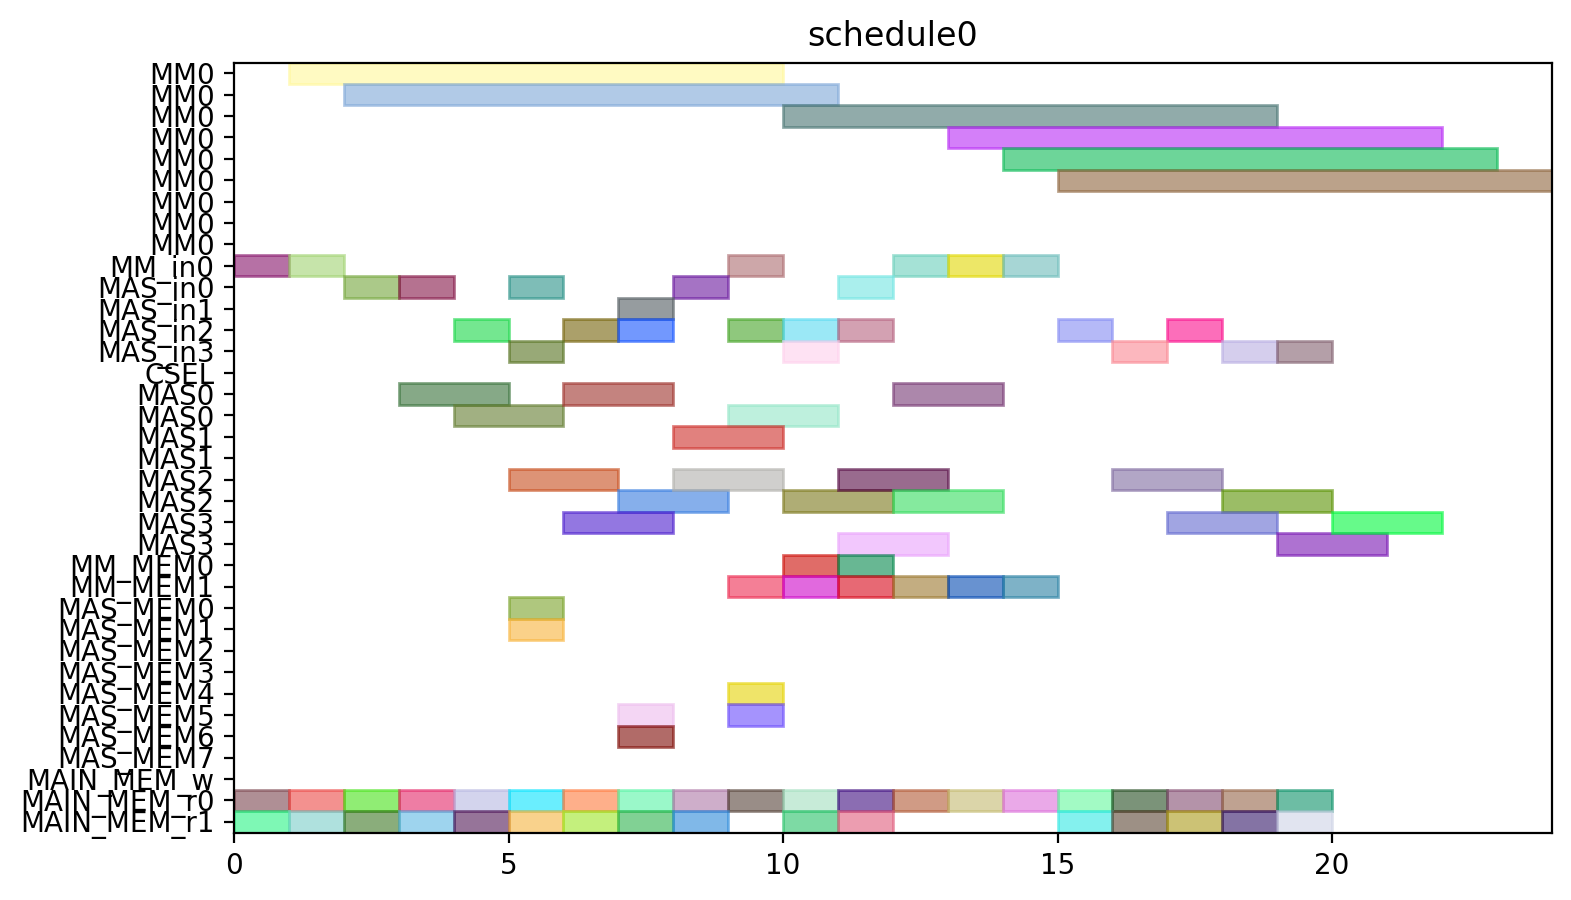

Here is the Python script that generated this plot:
from pyschedule import Scenario, solvers, plotters, alt


def solve():
	horizon = 120
	S = Scenario("schedule0", horizon=horizon)

	# resource
	MM = S.Resources('MM', num=1, size=9)
	MM_in = S.Resources('MM_in', num=1)
	MAS_in = S.Resources('MAS_in', num=4)
	CSEL = S.Resource('CSEL')
	MAS = S.Resources('MAS', num=4, size=2, periods=range(1, horizon))
	MM_MEM = S.Resources('MM_MEM', num=2)
	MAS_MEM = S.Resources('MAS_MEM', num=8)
	MAIN_MEM_w = S.Resource('MAIN_MEM_w', size=1)
	MAIN_MEM_r = S.Resources('MAIN_MEM_r', num=2)

	# result of previous scheduling

	# new tasks
	c_qinv_denom_inv0 = S.Task('c_qinv_denom_inv0', length=9, delay_cost=1)
	c_qinv_denom_inv0 += alt(MM)
	c_qinv_denom_inv0_in = S.Task('c_qinv_denom_inv0_in', length=1, delay_cost=1)
	c_qinv_denom_inv0_in += alt(MM_in)
	S += c_qinv_denom_inv0_in*MM_in[0]<=c_qinv_denom_inv0*MM[0]
	c_qinv_denom_inv0_mem0 = S.Task('c_qinv_denom_inv0_mem0', length=1, delay_cost=1)
	c_qinv_denom_inv0_mem0 += MAIN_MEM_r[0]
	S += c_qinv_denom_inv0_mem0 <= c_qinv_denom_inv0

	c_qinv_denom_inv0_mem1 = S.Task('c_qinv_denom_inv0_mem1', length=1, delay_cost=1)
	c_qinv_denom_inv0_mem1 += MAIN_MEM_r[1]
	S += c_qinv_denom_inv0_mem1 <= c_qinv_denom_inv0

	c_qinv_denom_inv1_ = S.Task('c_qinv_denom_inv1_', length=9, delay_cost=1)
	c_qinv_denom_inv1_ += alt(MM)
	c_qinv_denom_inv1__in = S.Task('c_qinv_denom_inv1__in', length=1, delay_cost=1)
	c_qinv_denom_inv1__in += alt(MM_in)
	S += c_qinv_denom_inv1__in*MM_in[0]<=c_qinv_denom_inv1_*MM[0]
	c_qinv_denom_inv1__mem0 = S.Task('c_qinv_denom_inv1__mem0', length=1, delay_cost=1)
	c_qinv_denom_inv1__mem0 += MAIN_MEM_r[0]
	S += c_qinv_denom_inv1__mem0 <= c_qinv_denom_inv1_

	c_qinv_denom_inv1__mem1 = S.Task('c_qinv_denom_inv1__mem1', length=1, delay_cost=1)
	c_qinv_denom_inv1__mem1 += MAIN_MEM_r[1]
	S += c_qinv_denom_inv1__mem1 <= c_qinv_denom_inv1_

	c_qinv0_t2 = S.Task('c_qinv0_t2', length=2, delay_cost=1)
	c_qinv0_t2 += alt(MAS)
	c_qinv0_t2_in = S.Task('c_qinv0_t2_in', length=1, delay_cost=1)
	c_qinv0_t2_in += alt(MAS_in)
	S += c_qinv0_t2_in*MAS_in[0]<=c_qinv0_t2*MAS[0]

	S += c_qinv0_t2_in*MAS_in[1]<=c_qinv0_t2*MAS[1]

	S += c_qinv0_t2_in*MAS_in[2]<=c_qinv0_t2*MAS[2]

	S += c_qinv0_t2_in*MAS_in[3]<=c_qinv0_t2*MAS[3]

	c_qinv0_t2_mem0 = S.Task('c_qinv0_t2_mem0', length=1, delay_cost=1)
	c_qinv0_t2_mem0 += MAIN_MEM_r[0]
	S += c_qinv0_t2_mem0 <= c_qinv0_t2

	c_qinv0_t2_mem1 = S.Task('c_qinv0_t2_mem1', length=1, delay_cost=1)
	c_qinv0_t2_mem1 += MAIN_MEM_r[1]
	S += c_qinv0_t2_mem1 <= c_qinv0_t2

	c_qinv1__t2 = S.Task('c_qinv1__t2', length=2, delay_cost=1)
	c_qinv1__t2 += alt(MAS)
	c_qinv1__t2_in = S.Task('c_qinv1__t2_in', length=1, delay_cost=1)
	c_qinv1__t2_in += alt(MAS_in)
	S += c_qinv1__t2_in*MAS_in[0]<=c_qinv1__t2*MAS[0]

	S += c_qinv1__t2_in*MAS_in[1]<=c_qinv1__t2*MAS[1]

	S += c_qinv1__t2_in*MAS_in[2]<=c_qinv1__t2*MAS[2]

	S += c_qinv1__t2_in*MAS_in[3]<=c_qinv1__t2*MAS[3]

	c_qinv1__t2_mem0 = S.Task('c_qinv1__t2_mem0', length=1, delay_cost=1)
	c_qinv1__t2_mem0 += MAIN_MEM_r[0]
	S += c_qinv1__t2_mem0 <= c_qinv1__t2

	c_qinv1__t2_mem1 = S.Task('c_qinv1__t2_mem1', length=1, delay_cost=1)
	c_qinv1__t2_mem1 += MAIN_MEM_r[1]
	S += c_qinv1__t2_mem1 <= c_qinv1__t2

	c0_t0_t2 = S.Task('c0_t0_t2', length=2, delay_cost=1)
	c0_t0_t2 += alt(MAS)
	c0_t0_t2_in = S.Task('c0_t0_t2_in', length=1, delay_cost=1)
	c0_t0_t2_in += alt(MAS_in)
	S += c0_t0_t2_in*MAS_in[0]<=c0_t0_t2*MAS[0]

	S += c0_t0_t2_in*MAS_in[1]<=c0_t0_t2*MAS[1]

	S += c0_t0_t2_in*MAS_in[2]<=c0_t0_t2*MAS[2]

	S += c0_t0_t2_in*MAS_in[3]<=c0_t0_t2*MAS[3]

	c0_t0_t2_mem0 = S.Task('c0_t0_t2_mem0', length=1, delay_cost=1)
	c0_t0_t2_mem0 += MAIN_MEM_r[0]
	S += c0_t0_t2_mem0 <= c0_t0_t2

	c0_t0_t2_mem1 = S.Task('c0_t0_t2_mem1', length=1, delay_cost=1)
	c0_t0_t2_mem1 += MAIN_MEM_r[1]
	S += c0_t0_t2_mem1 <= c0_t0_t2

	c0_t1_t2 = S.Task('c0_t1_t2', length=2, delay_cost=1)
	c0_t1_t2 += alt(MAS)
	c0_t1_t2_in = S.Task('c0_t1_t2_in', length=1, delay_cost=1)
	c0_t1_t2_in += alt(MAS_in)
	S += c0_t1_t2_in*MAS_in[0]<=c0_t1_t2*MAS[0]

	S += c0_t1_t2_in*MAS_in[1]<=c0_t1_t2*MAS[1]

	S += c0_t1_t2_in*MAS_in[2]<=c0_t1_t2*MAS[2]

	S += c0_t1_t2_in*MAS_in[3]<=c0_t1_t2*MAS[3]

	c0_t1_t2_mem0 = S.Task('c0_t1_t2_mem0', length=1, delay_cost=1)
	c0_t1_t2_mem0 += MAIN_MEM_r[0]
	S += c0_t1_t2_mem0 <= c0_t1_t2

	c0_t1_t2_mem1 = S.Task('c0_t1_t2_mem1', length=1, delay_cost=1)
	c0_t1_t2_mem1 += MAIN_MEM_r[1]
	S += c0_t1_t2_mem1 <= c0_t1_t2

	c0_t20 = S.Task('c0_t20', length=2, delay_cost=1)
	c0_t20 += alt(MAS)
	c0_t20_in = S.Task('c0_t20_in', length=1, delay_cost=1)
	c0_t20_in += alt(MAS_in)
	S += c0_t20_in*MAS_in[0]<=c0_t20*MAS[0]

	S += c0_t20_in*MAS_in[1]<=c0_t20*MAS[1]

	S += c0_t20_in*MAS_in[2]<=c0_t20*MAS[2]

	S += c0_t20_in*MAS_in[3]<=c0_t20*MAS[3]

	c0_t20_mem0 = S.Task('c0_t20_mem0', length=1, delay_cost=1)
	c0_t20_mem0 += MAIN_MEM_r[0]
	S += c0_t20_mem0 <= c0_t20

	c0_t20_mem1 = S.Task('c0_t20_mem1', length=1, delay_cost=1)
	c0_t20_mem1 += MAIN_MEM_r[1]
	S += c0_t20_mem1 <= c0_t20

	c0_t21 = S.Task('c0_t21', length=2, delay_cost=1)
	c0_t21 += alt(MAS)
	c0_t21_in = S.Task('c0_t21_in', length=1, delay_cost=1)
	c0_t21_in += alt(MAS_in)
	S += c0_t21_in*MAS_in[0]<=c0_t21*MAS[0]

	S += c0_t21_in*MAS_in[1]<=c0_t21*MAS[1]

	S += c0_t21_in*MAS_in[2]<=c0_t21*MAS[2]

	S += c0_t21_in*MAS_in[3]<=c0_t21*MAS[3]

	c0_t21_mem0 = S.Task('c0_t21_mem0', length=1, delay_cost=1)
	c0_t21_mem0 += MAIN_MEM_r[0]
	S += c0_t21_mem0 <= c0_t21

	c0_t21_mem1 = S.Task('c0_t21_mem1', length=1, delay_cost=1)
	c0_t21_mem1 += MAIN_MEM_r[1]
	S += c0_t21_mem1 <= c0_t21

	c1_t0_t2 = S.Task('c1_t0_t2', length=2, delay_cost=1)
	c1_t0_t2 += alt(MAS)
	c1_t0_t2_in = S.Task('c1_t0_t2_in', length=1, delay_cost=1)
	c1_t0_t2_in += alt(MAS_in)
	S += c1_t0_t2_in*MAS_in[0]<=c1_t0_t2*MAS[0]

	S += c1_t0_t2_in*MAS_in[1]<=c1_t0_t2*MAS[1]

	S += c1_t0_t2_in*MAS_in[2]<=c1_t0_t2*MAS[2]

	S += c1_t0_t2_in*MAS_in[3]<=c1_t0_t2*MAS[3]

	c1_t0_t2_mem0 = S.Task('c1_t0_t2_mem0', length=1, delay_cost=1)
	c1_t0_t2_mem0 += MAIN_MEM_r[0]
	S += c1_t0_t2_mem0 <= c1_t0_t2

	c1_t0_t2_mem1 = S.Task('c1_t0_t2_mem1', length=1, delay_cost=1)
	c1_t0_t2_mem1 += MAIN_MEM_r[1]
	S += c1_t0_t2_mem1 <= c1_t0_t2

	c1_t1_t2 = S.Task('c1_t1_t2', length=2, delay_cost=1)
	c1_t1_t2 += alt(MAS)
	c1_t1_t2_in = S.Task('c1_t1_t2_in', length=1, delay_cost=1)
	c1_t1_t2_in += alt(MAS_in)
	S += c1_t1_t2_in*MAS_in[0]<=c1_t1_t2*MAS[0]

	S += c1_t1_t2_in*MAS_in[1]<=c1_t1_t2*MAS[1]

	S += c1_t1_t2_in*MAS_in[2]<=c1_t1_t2*MAS[2]

	S += c1_t1_t2_in*MAS_in[3]<=c1_t1_t2*MAS[3]

	c1_t1_t2_mem0 = S.Task('c1_t1_t2_mem0', length=1, delay_cost=1)
	c1_t1_t2_mem0 += MAIN_MEM_r[0]
	S += c1_t1_t2_mem0 <= c1_t1_t2

	c1_t1_t2_mem1 = S.Task('c1_t1_t2_mem1', length=1, delay_cost=1)
	c1_t1_t2_mem1 += MAIN_MEM_r[1]
	S += c1_t1_t2_mem1 <= c1_t1_t2

	c1_t20 = S.Task('c1_t20', length=2, delay_cost=1)
	c1_t20 += alt(MAS)
	c1_t20_in = S.Task('c1_t20_in', length=1, delay_cost=1)
	c1_t20_in += alt(MAS_in)
	S += c1_t20_in*MAS_in[0]<=c1_t20*MAS[0]

	S += c1_t20_in*MAS_in[1]<=c1_t20*MAS[1]

	S += c1_t20_in*MAS_in[2]<=c1_t20*MAS[2]

	S += c1_t20_in*MAS_in[3]<=c1_t20*MAS[3]

	c1_t20_mem0 = S.Task('c1_t20_mem0', length=1, delay_cost=1)
	c1_t20_mem0 += MAIN_MEM_r[0]
	S += c1_t20_mem0 <= c1_t20

	c1_t20_mem1 = S.Task('c1_t20_mem1', length=1, delay_cost=1)
	c1_t20_mem1 += MAIN_MEM_r[1]
	S += c1_t20_mem1 <= c1_t20

	c1_t21 = S.Task('c1_t21', length=2, delay_cost=1)
	c1_t21 += alt(MAS)
	c1_t21_in = S.Task('c1_t21_in', length=1, delay_cost=1)
	c1_t21_in += alt(MAS_in)
	S += c1_t21_in*MAS_in[0]<=c1_t21*MAS[0]

	S += c1_t21_in*MAS_in[1]<=c1_t21*MAS[1]

	S += c1_t21_in*MAS_in[2]<=c1_t21*MAS[2]

	S += c1_t21_in*MAS_in[3]<=c1_t21*MAS[3]

	c1_t21_mem0 = S.Task('c1_t21_mem0', length=1, delay_cost=1)
	c1_t21_mem0 += MAIN_MEM_r[0]
	S += c1_t21_mem0 <= c1_t21

	c1_t21_mem1 = S.Task('c1_t21_mem1', length=1, delay_cost=1)
	c1_t21_mem1 += MAIN_MEM_r[1]
	S += c1_t21_mem1 <= c1_t21

	c2_t0_t2 = S.Task('c2_t0_t2', length=2, delay_cost=1)
	c2_t0_t2 += alt(MAS)
	c2_t0_t2_in = S.Task('c2_t0_t2_in', length=1, delay_cost=1)
	c2_t0_t2_in += alt(MAS_in)
	S += c2_t0_t2_in*MAS_in[0]<=c2_t0_t2*MAS[0]

	S += c2_t0_t2_in*MAS_in[1]<=c2_t0_t2*MAS[1]

	S += c2_t0_t2_in*MAS_in[2]<=c2_t0_t2*MAS[2]

	S += c2_t0_t2_in*MAS_in[3]<=c2_t0_t2*MAS[3]

	c2_t0_t2_mem0 = S.Task('c2_t0_t2_mem0', length=1, delay_cost=1)
	c2_t0_t2_mem0 += MAIN_MEM_r[0]
	S += c2_t0_t2_mem0 <= c2_t0_t2

	c2_t0_t2_mem1 = S.Task('c2_t0_t2_mem1', length=1, delay_cost=1)
	c2_t0_t2_mem1 += MAIN_MEM_r[1]
	S += c2_t0_t2_mem1 <= c2_t0_t2

	c2_t1_t2 = S.Task('c2_t1_t2', length=2, delay_cost=1)
	c2_t1_t2 += alt(MAS)
	c2_t1_t2_in = S.Task('c2_t1_t2_in', length=1, delay_cost=1)
	c2_t1_t2_in += alt(MAS_in)
	S += c2_t1_t2_in*MAS_in[0]<=c2_t1_t2*MAS[0]

	S += c2_t1_t2_in*MAS_in[1]<=c2_t1_t2*MAS[1]

	S += c2_t1_t2_in*MAS_in[2]<=c2_t1_t2*MAS[2]

	S += c2_t1_t2_in*MAS_in[3]<=c2_t1_t2*MAS[3]

	c2_t1_t2_mem0 = S.Task('c2_t1_t2_mem0', length=1, delay_cost=1)
	c2_t1_t2_mem0 += MAIN_MEM_r[0]
	S += c2_t1_t2_mem0 <= c2_t1_t2

	c2_t1_t2_mem1 = S.Task('c2_t1_t2_mem1', length=1, delay_cost=1)
	c2_t1_t2_mem1 += MAIN_MEM_r[1]
	S += c2_t1_t2_mem1 <= c2_t1_t2

	c2_t20 = S.Task('c2_t20', length=2, delay_cost=1)
	c2_t20 += alt(MAS)
	c2_t20_in = S.Task('c2_t20_in', length=1, delay_cost=1)
	c2_t20_in += alt(MAS_in)
	S += c2_t20_in*MAS_in[0]<=c2_t20*MAS[0]

	S += c2_t20_in*MAS_in[1]<=c2_t20*MAS[1]

	S += c2_t20_in*MAS_in[2]<=c2_t20*MAS[2]

	S += c2_t20_in*MAS_in[3]<=c2_t20*MAS[3]

	c2_t20_mem0 = S.Task('c2_t20_mem0', length=1, delay_cost=1)
	c2_t20_mem0 += MAIN_MEM_r[0]
	S += c2_t20_mem0 <= c2_t20

	c2_t20_mem1 = S.Task('c2_t20_mem1', length=1, delay_cost=1)
	c2_t20_mem1 += MAIN_MEM_r[1]
	S += c2_t20_mem1 <= c2_t20

	c2_t21 = S.Task('c2_t21', length=2, delay_cost=1)
	c2_t21 += alt(MAS)
	c2_t21_in = S.Task('c2_t21_in', length=1, delay_cost=1)
	c2_t21_in += alt(MAS_in)
	S += c2_t21_in*MAS_in[0]<=c2_t21*MAS[0]

	S += c2_t21_in*MAS_in[1]<=c2_t21*MAS[1]

	S += c2_t21_in*MAS_in[2]<=c2_t21*MAS[2]

	S += c2_t21_in*MAS_in[3]<=c2_t21*MAS[3]

	c2_t21_mem0 = S.Task('c2_t21_mem0', length=1, delay_cost=1)
	c2_t21_mem0 += MAIN_MEM_r[0]
	S += c2_t21_mem0 <= c2_t21

	c2_t21_mem1 = S.Task('c2_t21_mem1', length=1, delay_cost=1)
	c2_t21_mem1 += MAIN_MEM_r[1]
	S += c2_t21_mem1 <= c2_t21

	c_qinv0_t0 = S.Task('c_qinv0_t0', length=9, delay_cost=1)
	c_qinv0_t0 += alt(MM)
	c_qinv0_t0_in = S.Task('c_qinv0_t0_in', length=1, delay_cost=1)
	c_qinv0_t0_in += alt(MM_in)
	S += c_qinv0_t0_in*MM_in[0]<=c_qinv0_t0*MM[0]
	c_qinv0_t0_mem0 = S.Task('c_qinv0_t0_mem0', length=1, delay_cost=1)
	c_qinv0_t0_mem0 += MAIN_MEM_r[0]
	S += c_qinv0_t0_mem0 <= c_qinv0_t0

	c_qinv0_t0_mem1 = S.Task('c_qinv0_t0_mem1', length=1, delay_cost=1)
	c_qinv0_t0_mem1 += alt(MM_MEM)
	S += (c_qinv_denom_inv0*MM[0])-1 < c_qinv0_t0_mem1*MM_MEM[1]
	S += c_qinv0_t0_mem1 <= c_qinv0_t0

	c_qinv0_t1 = S.Task('c_qinv0_t1', length=9, delay_cost=1)
	c_qinv0_t1 += alt(MM)
	c_qinv0_t1_in = S.Task('c_qinv0_t1_in', length=1, delay_cost=1)
	c_qinv0_t1_in += alt(MM_in)
	S += c_qinv0_t1_in*MM_in[0]<=c_qinv0_t1*MM[0]
	c_qinv0_t1_mem0 = S.Task('c_qinv0_t1_mem0', length=1, delay_cost=1)
	c_qinv0_t1_mem0 += MAIN_MEM_r[0]
	S += c_qinv0_t1_mem0 <= c_qinv0_t1

	c_qinv0_t1_mem1 = S.Task('c_qinv0_t1_mem1', length=1, delay_cost=1)
	c_qinv0_t1_mem1 += alt(MM_MEM)
	S += (c_qinv_denom_inv1_*MM[0])-1 < c_qinv0_t1_mem1*MM_MEM[1]
	S += c_qinv0_t1_mem1 <= c_qinv0_t1

	c_qinv0_t3 = S.Task('c_qinv0_t3', length=2, delay_cost=1)
	c_qinv0_t3 += alt(MAS)
	c_qinv0_t3_in = S.Task('c_qinv0_t3_in', length=1, delay_cost=1)
	c_qinv0_t3_in += alt(MAS_in)
	S += c_qinv0_t3_in*MAS_in[0]<=c_qinv0_t3*MAS[0]

	S += c_qinv0_t3_in*MAS_in[1]<=c_qinv0_t3*MAS[1]

	S += c_qinv0_t3_in*MAS_in[2]<=c_qinv0_t3*MAS[2]

	S += c_qinv0_t3_in*MAS_in[3]<=c_qinv0_t3*MAS[3]

	c_qinv0_t3_mem0 = S.Task('c_qinv0_t3_mem0', length=1, delay_cost=1)
	c_qinv0_t3_mem0 += alt(MM_MEM)
	S += (c_qinv_denom_inv0*MM[0])-1 < c_qinv0_t3_mem0*MM_MEM[0]
	S += c_qinv0_t3_mem0 <= c_qinv0_t3

	c_qinv0_t3_mem1 = S.Task('c_qinv0_t3_mem1', length=1, delay_cost=1)
	c_qinv0_t3_mem1 += alt(MM_MEM)
	S += (c_qinv_denom_inv1_*MM[0])-1 < c_qinv0_t3_mem1*MM_MEM[1]
	S += c_qinv0_t3_mem1 <= c_qinv0_t3

	c_qinv1__t0 = S.Task('c_qinv1__t0', length=9, delay_cost=1)
	c_qinv1__t0 += alt(MM)
	c_qinv1__t0_in = S.Task('c_qinv1__t0_in', length=1, delay_cost=1)
	c_qinv1__t0_in += alt(MM_in)
	S += c_qinv1__t0_in*MM_in[0]<=c_qinv1__t0*MM[0]
	c_qinv1__t0_mem0 = S.Task('c_qinv1__t0_mem0', length=1, delay_cost=1)
	c_qinv1__t0_mem0 += MAIN_MEM_r[0]
	S += c_qinv1__t0_mem0 <= c_qinv1__t0

	c_qinv1__t0_mem1 = S.Task('c_qinv1__t0_mem1', length=1, delay_cost=1)
	c_qinv1__t0_mem1 += alt(MM_MEM)
	S += (c_qinv_denom_inv0*MM[0])-1 < c_qinv1__t0_mem1*MM_MEM[1]
	S += c_qinv1__t0_mem1 <= c_qinv1__t0

	c_qinv1__t1 = S.Task('c_qinv1__t1', length=9, delay_cost=1)
	c_qinv1__t1 += alt(MM)
	c_qinv1__t1_in = S.Task('c_qinv1__t1_in', length=1, delay_cost=1)
	c_qinv1__t1_in += alt(MM_in)
	S += c_qinv1__t1_in*MM_in[0]<=c_qinv1__t1*MM[0]
	c_qinv1__t1_mem0 = S.Task('c_qinv1__t1_mem0', length=1, delay_cost=1)
	c_qinv1__t1_mem0 += MAIN_MEM_r[0]
	S += c_qinv1__t1_mem0 <= c_qinv1__t1

	c_qinv1__t1_mem1 = S.Task('c_qinv1__t1_mem1', length=1, delay_cost=1)
	c_qinv1__t1_mem1 += alt(MM_MEM)
	S += (c_qinv_denom_inv1_*MM[0])-1 < c_qinv1__t1_mem1*MM_MEM[1]
	S += c_qinv1__t1_mem1 <= c_qinv1__t1

	c_qinv1__t3 = S.Task('c_qinv1__t3', length=2, delay_cost=1)
	c_qinv1__t3 += alt(MAS)
	c_qinv1__t3_in = S.Task('c_qinv1__t3_in', length=1, delay_cost=1)
	c_qinv1__t3_in += alt(MAS_in)
	S += c_qinv1__t3_in*MAS_in[0]<=c_qinv1__t3*MAS[0]

	S += c_qinv1__t3_in*MAS_in[1]<=c_qinv1__t3*MAS[1]

	S += c_qinv1__t3_in*MAS_in[2]<=c_qinv1__t3*MAS[2]

	S += c_qinv1__t3_in*MAS_in[3]<=c_qinv1__t3*MAS[3]

	c_qinv1__t3_mem0 = S.Task('c_qinv1__t3_mem0', length=1, delay_cost=1)
	c_qinv1__t3_mem0 += alt(MM_MEM)
	S += (c_qinv_denom_inv0*MM[0])-1 < c_qinv1__t3_mem0*MM_MEM[0]
	S += c_qinv1__t3_mem0 <= c_qinv1__t3

	c_qinv1__t3_mem1 = S.Task('c_qinv1__t3_mem1', length=1, delay_cost=1)
	c_qinv1__t3_mem1 += alt(MM_MEM)
	S += (c_qinv_denom_inv1_*MM[0])-1 < c_qinv1__t3_mem1*MM_MEM[1]
	S += c_qinv1__t3_mem1 <= c_qinv1__t3

	c0_t4_t2 = S.Task('c0_t4_t2', length=2, delay_cost=1)
	c0_t4_t2 += alt(MAS)
	c0_t4_t2_in = S.Task('c0_t4_t2_in', length=1, delay_cost=1)
	c0_t4_t2_in += alt(MAS_in)
	S += c0_t4_t2_in*MAS_in[0]<=c0_t4_t2*MAS[0]

	S += c0_t4_t2_in*MAS_in[1]<=c0_t4_t2*MAS[1]

	S += c0_t4_t2_in*MAS_in[2]<=c0_t4_t2*MAS[2]

	S += c0_t4_t2_in*MAS_in[3]<=c0_t4_t2*MAS[3]

	c0_t4_t2_mem0 = S.Task('c0_t4_t2_mem0', length=1, delay_cost=1)
	c0_t4_t2_mem0 += alt(MAS_MEM)
	S += (c0_t20*MAS[0])-1 < c0_t4_t2_mem0*MAS_MEM[0]
	S += (c0_t20*MAS[1])-1 < c0_t4_t2_mem0*MAS_MEM[2]
	S += (c0_t20*MAS[2])-1 < c0_t4_t2_mem0*MAS_MEM[4]
	S += (c0_t20*MAS[3])-1 < c0_t4_t2_mem0*MAS_MEM[6]
	S += c0_t4_t2_mem0 <= c0_t4_t2

	c0_t4_t2_mem1 = S.Task('c0_t4_t2_mem1', length=1, delay_cost=1)
	c0_t4_t2_mem1 += alt(MAS_MEM)
	S += (c0_t21*MAS[0])-1 < c0_t4_t2_mem1*MAS_MEM[1]
	S += (c0_t21*MAS[1])-1 < c0_t4_t2_mem1*MAS_MEM[3]
	S += (c0_t21*MAS[2])-1 < c0_t4_t2_mem1*MAS_MEM[5]
	S += (c0_t21*MAS[3])-1 < c0_t4_t2_mem1*MAS_MEM[7]
	S += c0_t4_t2_mem1 <= c0_t4_t2

	c1_t4_t2 = S.Task('c1_t4_t2', length=2, delay_cost=1)
	c1_t4_t2 += alt(MAS)
	c1_t4_t2_in = S.Task('c1_t4_t2_in', length=1, delay_cost=1)
	c1_t4_t2_in += alt(MAS_in)
	S += c1_t4_t2_in*MAS_in[0]<=c1_t4_t2*MAS[0]

	S += c1_t4_t2_in*MAS_in[1]<=c1_t4_t2*MAS[1]

	S += c1_t4_t2_in*MAS_in[2]<=c1_t4_t2*MAS[2]

	S += c1_t4_t2_in*MAS_in[3]<=c1_t4_t2*MAS[3]

	c1_t4_t2_mem0 = S.Task('c1_t4_t2_mem0', length=1, delay_cost=1)
	c1_t4_t2_mem0 += alt(MAS_MEM)
	S += (c1_t20*MAS[0])-1 < c1_t4_t2_mem0*MAS_MEM[0]
	S += (c1_t20*MAS[1])-1 < c1_t4_t2_mem0*MAS_MEM[2]
	S += (c1_t20*MAS[2])-1 < c1_t4_t2_mem0*MAS_MEM[4]
	S += (c1_t20*MAS[3])-1 < c1_t4_t2_mem0*MAS_MEM[6]
	S += c1_t4_t2_mem0 <= c1_t4_t2

	c1_t4_t2_mem1 = S.Task('c1_t4_t2_mem1', length=1, delay_cost=1)
	c1_t4_t2_mem1 += alt(MAS_MEM)
	S += (c1_t21*MAS[0])-1 < c1_t4_t2_mem1*MAS_MEM[1]
	S += (c1_t21*MAS[1])-1 < c1_t4_t2_mem1*MAS_MEM[3]
	S += (c1_t21*MAS[2])-1 < c1_t4_t2_mem1*MAS_MEM[5]
	S += (c1_t21*MAS[3])-1 < c1_t4_t2_mem1*MAS_MEM[7]
	S += c1_t4_t2_mem1 <= c1_t4_t2

	c2_t4_t2 = S.Task('c2_t4_t2', length=2, delay_cost=1)
	c2_t4_t2 += alt(MAS)
	c2_t4_t2_in = S.Task('c2_t4_t2_in', length=1, delay_cost=1)
	c2_t4_t2_in += alt(MAS_in)
	S += c2_t4_t2_in*MAS_in[0]<=c2_t4_t2*MAS[0]

	S += c2_t4_t2_in*MAS_in[1]<=c2_t4_t2*MAS[1]

	S += c2_t4_t2_in*MAS_in[2]<=c2_t4_t2*MAS[2]

	S += c2_t4_t2_in*MAS_in[3]<=c2_t4_t2*MAS[3]

	c2_t4_t2_mem0 = S.Task('c2_t4_t2_mem0', length=1, delay_cost=1)
	c2_t4_t2_mem0 += alt(MAS_MEM)
	S += (c2_t20*MAS[0])-1 < c2_t4_t2_mem0*MAS_MEM[0]
	S += (c2_t20*MAS[1])-1 < c2_t4_t2_mem0*MAS_MEM[2]
	S += (c2_t20*MAS[2])-1 < c2_t4_t2_mem0*MAS_MEM[4]
	S += (c2_t20*MAS[3])-1 < c2_t4_t2_mem0*MAS_MEM[6]
	S += c2_t4_t2_mem0 <= c2_t4_t2

	c2_t4_t2_mem1 = S.Task('c2_t4_t2_mem1', length=1, delay_cost=1)
	c2_t4_t2_mem1 += alt(MAS_MEM)
	S += (c2_t21*MAS[0])-1 < c2_t4_t2_mem1*MAS_MEM[1]
	S += (c2_t21*MAS[1])-1 < c2_t4_t2_mem1*MAS_MEM[3]
	S += (c2_t21*MAS[2])-1 < c2_t4_t2_mem1*MAS_MEM[5]
	S += (c2_t21*MAS[3])-1 < c2_t4_t2_mem1*MAS_MEM[7]
	S += c2_t4_t2_mem1 <= c2_t4_t2

	solvers.mip.solve(S,msg=1,kind='CPLEX',ratio_gap=1.01)

	solution = [['hoge']*len(S.solution()[1]) for i in range(len(S.solution()))]
	for i in range(len(S.solution())):
		for j in range(len(S.solution()[i])):
			solution[i][j]=str(S.solution()[i][j])
	print(solution)

	cycles = int(solution[-1][3])

	pic_file_name = "/home/mfukuda/ABE/multiRAM_multiMAS_16mux/scheduling_result/stage9MM1_stage2MAS4/FP12_INV_AFTER_FPINV/schedule0.png"
	if(S.solution() != []):
		plotters.matplotlib.plot(S,img_filename=pic_file_name, show_task_labels=False, fig_size=(cycles*0.25+3, 5))

	return solution
